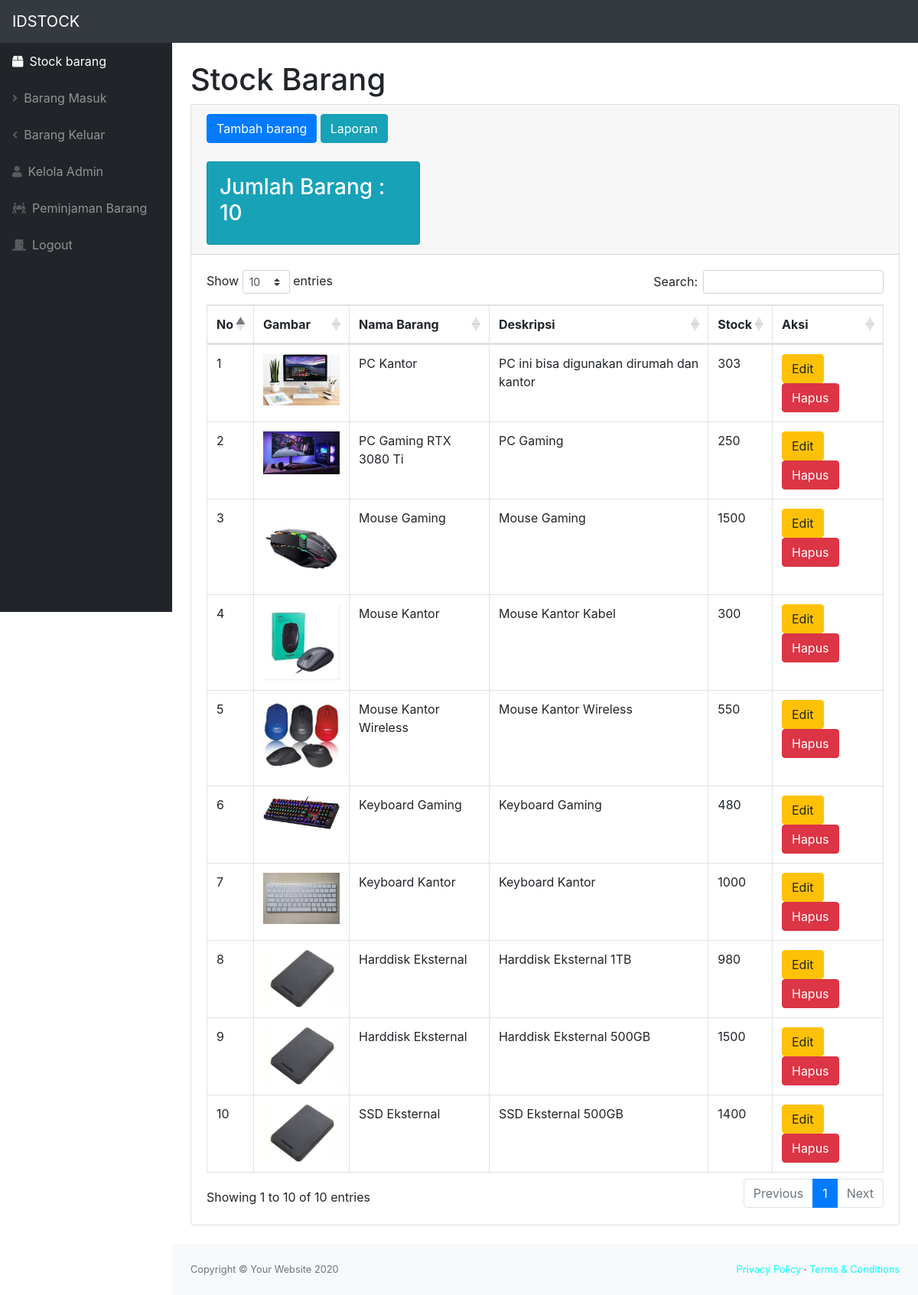
Screenshot of /index.php (signed in) with the database file from the repository.
### tables this page shows
CREATE TABLE `stock` (
  `idbarang` int(11) NOT NULL,
  `namabarang` varchar(25) NOT NULL,
  `deskripsi` varchar(100) NOT NULL,
  `stock` int(11) NOT NULL,
  `image` varchar(100) DEFAULT NULL
);

### index.php (the view, shortened to what this page needs)
<?php
require 'function.php';
$get1 = mysqli_query($conn, "select * from stock");
$count1 = mysqli_num_rows($get1);
?>
<!DOCTYPE html>
<html lang="en">
<head>
    <link href="css/styles.css" rel="stylesheet" />
    <link href="https://cdn.datatables.net/1.10.20/css/dataTables.bootstrap4.min.css" rel="stylesheet" />
</head>
<body class="sb-nav-fixed">
    <nav class="sb-topnav navbar navbar-expand navbar-dark bg-dark">
        <a class="navbar-brand">IDSTOCK</a>
    </nav>
    <div id="layoutSidenav">
        <div id="layoutSidenav_nav">
            <nav class="sb-sidenav accordion sb-sidenav-dark" id="sidenavAccordion">
                <div class="sb-sidenav-menu">
                    <div class="nav">
                        <a class="nav-link" href="index.php">
                            <div class="sb-nav-link-icon"><i class="fas fa-box"></i></div>
                            Stock barang
                        </a>
                        <a class="nav-link" href="masuk.php">
                            <div class="sb-nav-link-icon"><i class="fas fa-angle-right"></i></div>
                            Barang Masuk
                        </a>
                        <a class="nav-link" href="keluar.php">
                            <div class="sb-nav-link-icon"><i class="fas fa-angle-left"></i></div>
                            Barang Keluar
                        </a>
                        <a class="nav-link" href="admin.php">
                            <div class="sb-nav-link-icon"><i class="fas fa-user"></i></div>
                            Kelola Admin
                        </a>
                        <a class="nav-link" href="peminjaman.php">
                            <div class="sb-nav-link-icon"><i class="fas fa-people-carry"></i></div>
                            Peminjaman Barang
                        </a>
                        <a class="nav-link" href="logout.php">
                            <div class="sb-nav-link-icon"><i class="fas fa-door-closed"></i></div>
                            Logout
                        </a>
                    </div>
            </nav>
        </div>
        <div id="layoutSidenav_content">
            <main>
                <div class="container-fluid">
                    <h1 class="mt-4">Stock Barang</h1>
                    <div class="card mb-4">
                        <div class="card-header">
                            <button type="button" class="btn btn-primary" data-toggle="modal" data-target="#myModal">
                                Tambah barang
                            </button>
                            <a href="laporan/cetak.php" class="btn btn-info">Laporan</a>
                            <br>
                            <div class="row mt-4">
                                <div class="col-sm-4">
                                    <div class="card bg-info text-white p-3">
                                        <h3>Jumlah Barang : <?= $count1; ?></h3>
                                    </div>
                                </div>
                            </div>
                        </div>
                        <div class="card-body">
                            <div class="table-responsive">
                                <table class="table table-bordered" id="dataTable" width="100%" cellspacing="0">
                                    <thead>
                                        <tr>
                                            <th>No</th>
                                            <th>Gambar</th>
                                            <th>Nama Barang</th>
                                            <th>Deskripsi</th>
                                            <th>Stock</th>
                                            <th>Aksi</th>
                                        </tr>
                                    </thead>
                                    <tbody>
                                        <?php
                                        $ambilsemuadatastock = mysqli_query($conn, "select * from stock");
                                        $i = 1;
                                        while ($data = mysqli_fetch_array($ambilsemuadatastock)) {
                                            $namabarang = $data['namabarang'];
                                            $deskripsi = $data['deskripsi'];
                                            $stock = $data['stock'];
                                            $idb = $data['idbarang'];
                                            $gambar = $data['image'];
                                            if ($gambar == null) {
                                                $img = 'No foto';
                                            } else {
                                                $img = '<img src= "images/' . $gambar . '" class="zoomable">';
                                            }
                                        ?>
                                            <tr>
                                                <td><?= $i++; ?></td>
                                                <td><?= $img; ?></td>
                                                <td><?= $namabarang; ?></td>
                                                <td><?= $deskripsi; ?></td>
                                                <td><?= $stock; ?></td>
                                                <td>
                                                    <button type="button" class="btn btn-warning" data-toggle="modal" data-target="#edit<?= $idb; ?>">
                                                        Edit
                                                    </button>
                                                    <button type="button" class="btn btn-danger" data-toggle="modal" data-target="#delete<?= $idb; ?>">
                                                        Hapus
                                                    </button>
                                                </td>
                                            </tr>
                            </div>
                        </div>
                    <?php
                                        };
                    ?>
    <footer class="py-4 bg-light mt-auto">
        <div class="container-fluid">
            <div class="d-flex align-items-center justify-content-between small">
                <div class="text-muted">Copyright &copy; Your Website 2020</div>
                <div>
                    <a href="#">Privacy Policy</a>
                    &middot;
                    <a href="#">Terms &amp; Conditions</a>
                </div>
            </div>
        </div>
    </footer>
</body>
</html>

### index.php (style rules this page uses)
.zoomable { width: 100px; }
a { text-decoration: none; color: aqua; }

### rows the page displays
stock: image (picture), namabarang "PC Kantor", deskripsi "PC ini bisa digunakan dirumah dan kantor", stock "303"
stock: image (picture), namabarang "PC Gaming RTX 3080 Ti", deskripsi "PC Gaming", stock "250"
stock: image (picture), namabarang "Mouse Gaming", deskripsi "Mouse Gaming", stock "1500"
stock: image (picture), namabarang "Mouse Kantor", deskripsi "Mouse Kantor Kabel", stock "300"
stock: image (picture), namabarang "Mouse Kantor Wireless", deskripsi "Mouse Kantor Wireless", stock "550"
stock: image (picture), namabarang "Keyboard Gaming", deskripsi "Keyboard Gaming", stock "480"
stock: image (picture), namabarang "Keyboard Kantor", deskripsi "Keyboard Kantor", stock "1000"
stock: image (picture), namabarang "Harddisk Eksternal", deskripsi "Harddisk Eksternal 1TB", stock "980"
stock: image (picture), namabarang "Harddisk Eksternal", deskripsi "Harddisk Eksternal 500GB", stock "1500"
stock: image (picture), namabarang "SSD Eksternal", deskripsi "SSD Eksternal 500GB", stock "1400"

### other values shown
$count1 "10"
